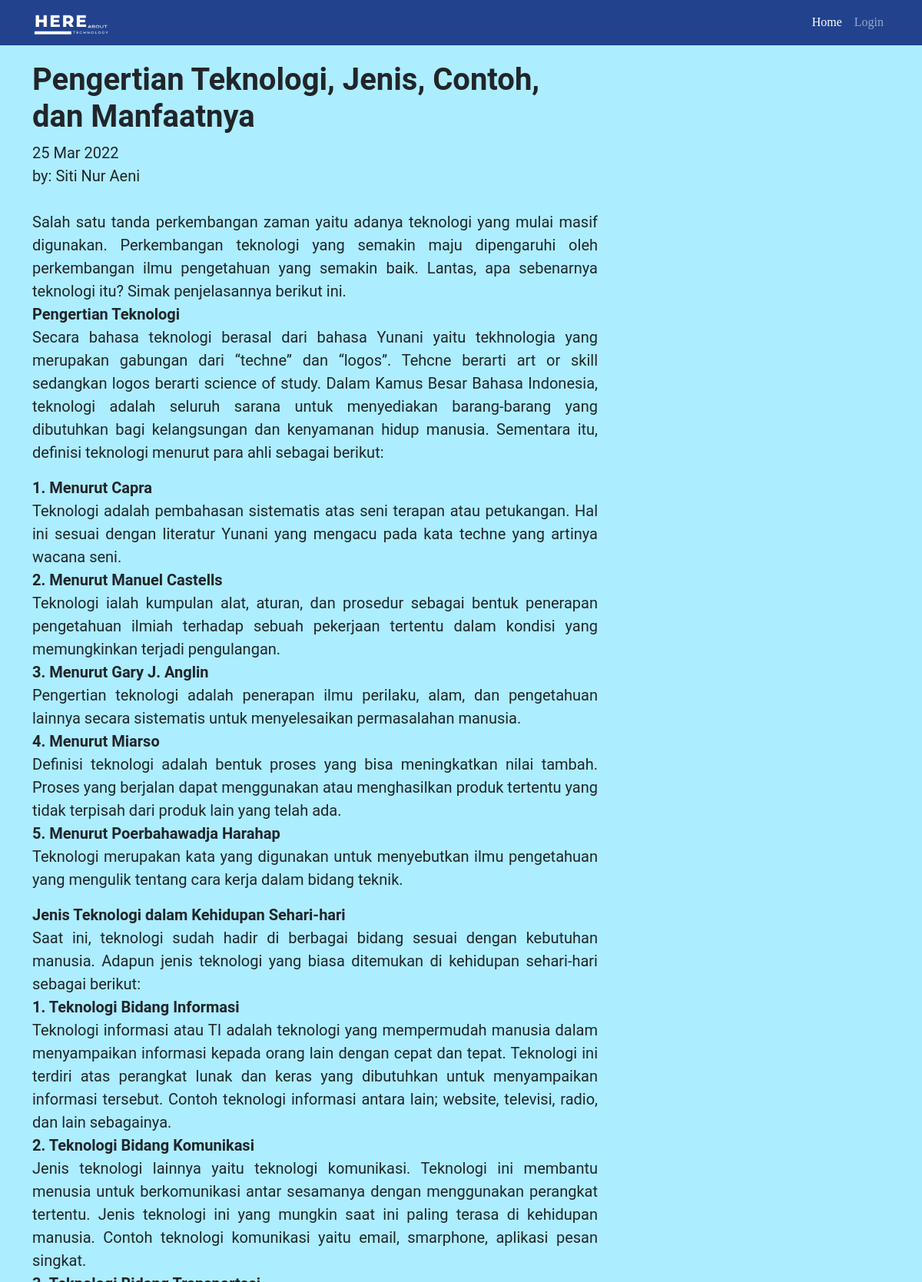
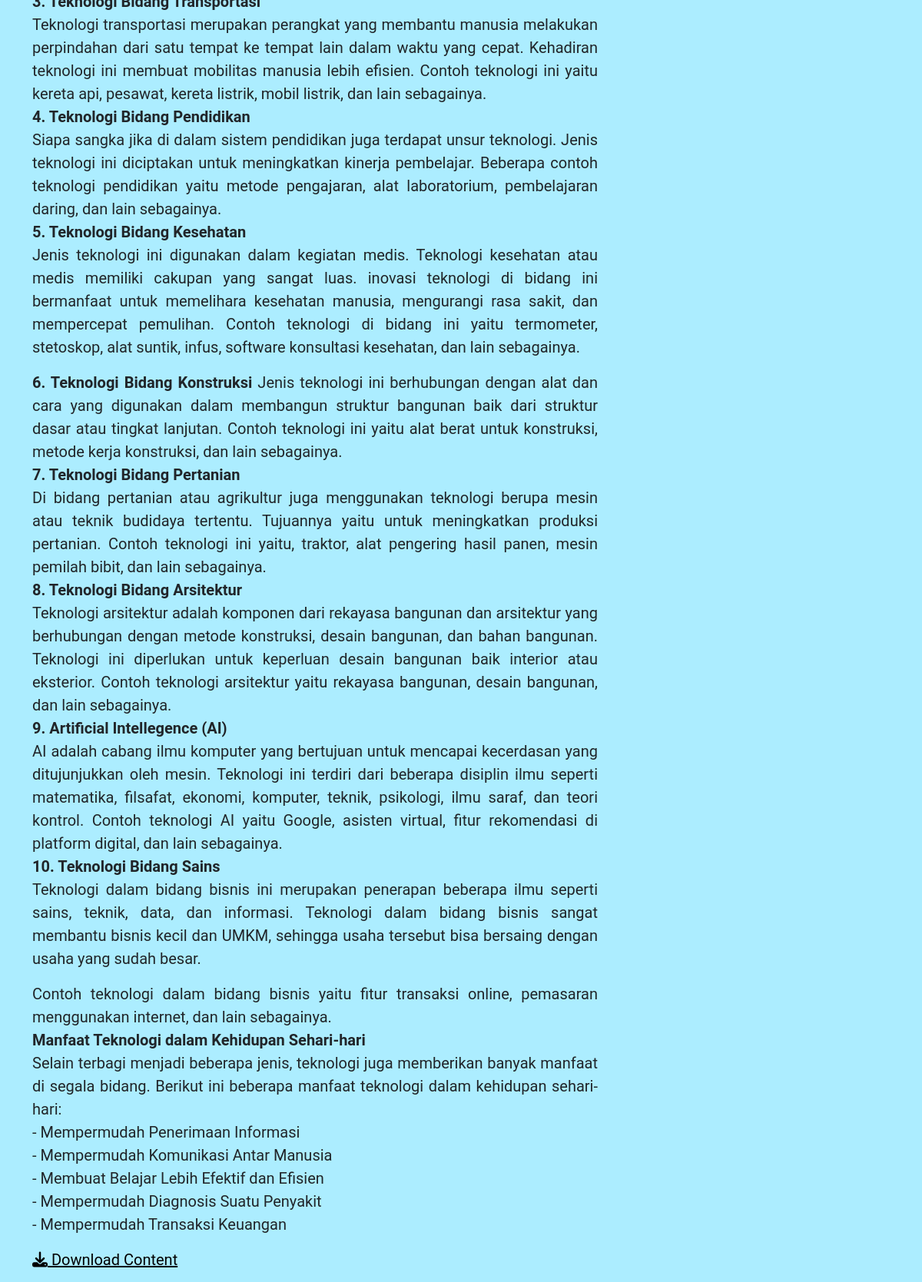
/carousel/pengertian.php (upper part), run on the app's committed database (2 pictures, top to bottom).
### tables this page shows
CREATE TABLE `carousel` (
  `id` int(11) NOT NULL,
  `authors` varchar(20) NOT NULL,
  `judul_mini` varchar(100) NOT NULL,
  `judul` varchar(100) NOT NULL,
  `date` date NOT NULL,
  `caption` varchar(10000) NOT NULL,
  `konten1` mediumtext NOT NULL,
  `konten2` mediumtext DEFAULT NULL,
  `konten3` mediumtext DEFAULT NULL,
  `konten4` mediumtext DEFAULT NULL,
  `konten5` mediumtext DEFAULT NULL,
  `konten6` mediumtext DEFAULT NULL,
  `konten7` mediumtext DEFAULT NULL
);

### carousel/pengertian.php (the view, shortened to what this page needs)
<!DOCTYPE html>
<html lang="en">
  <head>
    <link href="https://cdn.jsdelivr.net/npm/bootstrap@5.0.2/dist/css/bootstrap.min.css" rel="stylesheet" />
    <link
      rel="stylesheet"
      href="https://cdnjs.cloudflare.com/ajax/libs/font-awesome/6.2.1/css/all.min.css"
    />
  </head>
  <body id="home">
    <?php
      include "../connection.php";
      $query = mysqli_query($conn, 'SELECT * FROM carousel WHERE id = 5');
      while ($data = mysqli_fetch_array($query)) {
    ?>
    <nav class="navbar navbar-expand-lg navbar-dark fixed-top" style="background-color: #22428d">
      <div class="container">
        <a class="navbar-brand" href="/finalproject/">
          <img src="../image/logo-dark-new.png" alt="Logo" width="100" class="d-inline-block align-text-top" />
        </a>
        <div class="collapse navbar-collapse" id="navbarSupportedContent">
          <ul class="navbar-nav mb-2 mb-lg-0">
            <li class="nav-item">
              <a class="nav-link active" aria-current="page" href="/finalproject/">Home</a>
            </li>
            <li class="nav-item">
              <a class="nav-link" href="/finalproject/admin/">Login</a>
            </li>
          </ul>
        </div>
      </div>
    </nav>
    <?php
        $date = date_create($data['date']);
    ?>
    <section id="content">
      <div class="container">
        <div class="row">
          <div class="col-8">
            <h1>
              <strong><?= $data['judul'] ?></strong>
            </h1>
            <span style="font-size: 20px"
              ><?php echo date_format($date, "d M Y"); ?><br />
              by: <?php echo $data['authors']; ?></span
            >
            <br /><br />
            <div style="text-align: justify;">
              <p>
                <?= $data['konten1'] ?>
              </p>
              <p>
                <?= $data['konten2'] ?>
              </p>
              <p>
                <?= $data['konten3'] ?>
              </p>
              <p>
                <?= $data['konten4'] ?>
              </p>
              <p>
                <?= $data['konten5'] ?>
              </p>
              <a href="pengertian_print.php" target="_blank" style="color: black;">
                <i class="fa-solid fa-download"></i>
                <span>Download Content</span>
              </a>
            </div>
          </div>
          <div class="col-4"></div>
        </div>
      </div>
    </section>
    <?php } ?>
  </body>
</html>

### carousel/pengertian.php (style rules this page uses)
body { font-family: roboto, "sans-serif"; }
.navbar { font-family: Garamond; }
#content { background-color: #acedff; padding-top: 5rem; padding-bottom: 1rem; font-size: 20px; }

### data on the page
carousel: judul "Pengertian Teknologi, Jenis, Contoh, dan Manfaatnya", date "25 Mar 2022", authors "Siti Nur Aeni", konten1 "Salah satu tanda perkembangan zaman yaitu adanya teknologi yang mulai masif digunakan. Perkembangan teknologi yang semakin maju dipengaruhi oleh perkembangan ilmu pengetahuan yang semakin baik. Lantas, apa sebenarnya teknologi itu? Simak penjelasannya berikut ini. Pengertian Teknologi Secara bahasa teknologi berasal dari bahasa Yunani yaitu tekhnologia yang merupakan gabungan dari “techne” dan “logos”. Tehcne berarti art or skill sedangkan logos berarti science of study. Dalam Kamus Besar Bahasa Indonesia, teknologi adalah seluruh sarana untuk menyediakan barang-barang yang dibutuhkan bagi kelangsungan dan kenyamanan hidup manusia. Sementara itu, definisi teknologi menurut para ahli sebagai…", konten2 "1. Menurut Capra Teknologi adalah pembahasan sistematis atas seni terapan atau petukangan. Hal ini sesuai dengan literatur Yunani yang mengacu pada kata techne yang artinya wacana seni. 2. Menurut Manuel Castells Teknologi ialah kumpulan alat, aturan, dan prosedur sebagai bentuk penerapan pengetahuan ilmiah terhadap sebuah pekerjaan tertentu dalam kondisi yang memungkinkan terjadi pengulangan. 3. Menurut Gary J. Anglin Pengertian teknologi adalah penerapan ilmu perilaku, alam, dan pengetahuan lainnya secara sistematis untuk menyelesaikan permasalahan manusia. 4. Menurut Miarso Definisi teknologi adalah bentuk proses yang bisa meningkatkan nilai tambah. Proses yang berjalan dapat menggunakan…", konten3 "Jenis Teknologi dalam Kehidupan Sehari-hari Saat ini, teknologi sudah hadir di berbagai bidang sesuai dengan kebutuhan manusia. Adapun jenis teknologi yang biasa ditemukan di kehidupan sehari-hari sebagai berikut: 1. Teknologi Bidang Informasi Teknologi informasi atau TI adalah teknologi yang mempermudah manusia dalam menyampaikan informasi kepada orang lain dengan cepat dan tepat. Teknologi ini terdiri atas perangkat lunak dan keras yang dibutuhkan untuk menyampaikan informasi tersebut. Contoh teknologi informasi antara lain; website, televisi, radio, dan lain sebagainya. 2. Teknologi Bidang Komunikasi Jenis teknologi lainnya yaitu teknologi komunikasi. Teknologi ini membantu menusia untuk…", konten4 "6. Teknologi Bidang Konstruksi Jenis teknologi ini berhubungan dengan alat dan cara yang digunakan dalam membangun struktur bangunan baik dari struktur dasar atau tingkat lanjutan. Contoh teknologi ini yaitu alat berat untuk konstruksi, metode kerja konstruksi, dan lain sebagainya. 7. Teknologi Bidang Pertanian Di bidang pertanian atau agrikultur juga menggunakan teknologi berupa mesin atau teknik budidaya tertentu. Tujuannya yaitu untuk meningkatkan produksi pertanian. Contoh teknologi ini yaitu, traktor, alat pengering hasil panen, mesin pemilah bibit, dan lain sebagainya. 8. Teknologi Bidang Arsitektur Teknologi arsitektur adalah komponen dari rekayasa bangunan dan arsitektur yang…", konten5 "Contoh teknologi dalam bidang bisnis yaitu fitur transaksi online, pemasaran menggunakan internet, dan lain sebagainya. Manfaat Teknologi dalam Kehidupan Sehari-hari Selain terbagi menjadi beberapa jenis, teknologi juga memberikan banyak manfaat di segala bidang. Berikut ini beberapa manfaat teknologi dalam kehidupan sehari-hari: - Mempermudah Penerimaan Informasi - Mempermudah Komunikasi Antar Manusia - Membuat Belajar Lebih Efektif dan Efisien - Mempermudah Diagnosis Suatu Penyakit - Mempermudah Transaksi Keuangan"
